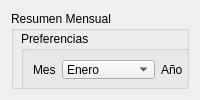
      <widget class="QWidget" name="pageInform">
       <layout class="QVBoxLayout" name="verticalLayout_12">
        <item>
         <widget class="QGroupBox" name="groupBox">
          <property name="title">
           <string>Resumen Mensual</string>
          </property>
          <widget class="QGroupBox" name="groupBox_2">
           <property name="geometry">
            <rect>
             <x>10</x>
             <y>20</y>
             <width>351</width>
             <height>60</height>
            </rect>
           </property>
           <property name="maximumSize">
            <size>
             <width>16777215</width>
             <height>16777215</height>
            </size>
           </property>
           <property name="title">
            <string>Preferencias</string>
           </property>
           <layout class="QHBoxLayout" name="horizontalLayout_4">
            <item>
             <widget class="QLabel" name="label_15">
              <property name="text">
               <string>Mes</string>
              </property>
             </widget>
            </item>
            <item>
             <widget class="QComboBox" name="cbMesInforme">
              <item>
               <property name="text">
                <string>Enero</string>
               </property>
              </item>
              <item>
               <property name="text">
                <string>Febrero</string>
               </property>
              </item>
              <item>
               <property name="text">
                <string>Marzo</string>
               </property>
              </item>
              <item>
               <property name="text">
                <string>Abril</string>
               </property>
              </item>
              <item>
               <property name="text">
                <string>Mayo</string>
               </property>
              </item>
              <item>
               <property name="text">
                <string>Junio</string>
               </property>
              </item>
              <item>
               <property name="text">
                <string>Julio</string>
               </property>
              </item>
              <item>
               <property name="text">
                <string>Agosto</string>
               </property>
              </item>
              <item>
               <property name="text">
                <string>Septiembre</string>
               </property>
              </item>
              <item>
               <property name="text">
                <string>Octubre</string>
               </property>
              </item>
              <item>
               <property name="text">
                <string>Noviembre</string>
               </property>
              </item>
              <item>
               <property name="text">
                <string>Diciembre</string>
               </property>
              </item>
             </widget>
            </item>
            <item>
             <widget class="QLabel" name="label_16">
              <property name="text">
               <string>Año</string>
              </property>
             </widget>
            </item>
            <item>
             <widget class="QComboBox" name="cbAnoInforme"/>
            </item>
            <item>
             <widget class="QPushButton" name="btnResMen">
              <property name="sizePolicy">
               <sizepolicy hsizetype="Minimum" vsizetype="Fixed">
                <horstretch>0</horstretch>
                <verstretch>0</verstretch>
               </sizepolicy>
              </property>
              <property name="minimumSize">
               <size>
                <width>96</width>
                <height>0</height>
               </size>
              </property>
              <property name="maximumSize">
               <size>
                <width>96</width>
                <height>16777215</height>
               </size>
              </property>
              <property name="text">
               <string>Extraer Informe</string>
              </property>
             </widget>
            </item>
           </layout>
          </widget>
          <widget class="QGroupBox" name="groupBox_5">
           <property name="geometry">
            <rect>
             <x>10</x>
             <y>90</y>
             <width>591</width>
             <height>141</height>
            </rect>
           </property>
           <property name="title">
            <string>Informes Personalizados</string>
           </property>
           <widget class="QGroupBox" name="groupBox_6">
            <property name="geometry">
             <rect>
              <x>10</x>
              <y>20</y>
              <width>431</width>
              <height>51</height>
             </rect>
            </property>
            <property name="title">
             <string>Periodo Especifico</string>
            </property>
            <widget class="QLabel" name="label_14">
             <property name="geometry">
              <rect>
               <x>20</x>
               <y>20</y>
               <width>71</width>
               <height>16</height>
              </rect>
             </property>
             <property name="minimumSize">
              <size>
               <width>71</width>
               <height>0</height>
              </size>
             </property>
             <property name="maximumSize">
              <size>
               <width>71</width>
               <height>16777215</height>
              </size>
             </property>
             <property name="text">
              <string>Fecha Desde</string>
             </property>
            </widget>
            <widget class="QDateEdit" name="infoFechaDesde">
             <property name="geometry">
              <rect>
               <x>90</x>
               <y>20</y>
               <width>81</width>
               <height>22</height>
              </rect>
             </property>
             <property name="minimumSize">
              <size>
               <width>81</width>
               <height>0</height>
              </size>
             </property>
             <property name="maximumSize">
              <size>
               <width>81</width>
               <height>16777215</height>
              </size>
             </property>
            </widget>
            <widget class="QLabel" name="label_17">
             <property name="geometry">
              <rect>
               <x>180</x>
               <y>20</y>
               <width>71</width>
               <height>16</height>
              </rect>
             </property>
             <property name="minimumSize">
              <size>
               <width>71</width>
               <height>0</height>
              </size>
             </property>
             <property name="maximumSize">
              <size>
               <width>71</width>
               <height>16777215</height>
              </size>
             </property>
             <property name="text">
              <string>Fecha Hasta</string>
             </property>
            </widget>
            <widget class="QDateEdit" name="infoFechaHasta">
             <property name="geometry">
              <rect>
               <x>250</x>
               <y>20</y>
               <width>81</width>
               <height>22</height>
              </rect>
             </property>
             <property name="minimumSize">
              <size>
               <width>81</width>
               <height>0</height>
              </size>
             </property>
             <property name="maximumSize">
              <size>
               <width>81</width>
               <height>16777215</height>
              </size>
             </property>
            </widget>
            <widget class="QPushButton" name="btnGenResEsp">
             <property name="geometry">
              <rect>
               <x>340</x>
               <y>20</y>
               <width>75</width>
               <height>24</height>
              </rect>
             </property>
             <property name="text">
              <string>Generar</string>
             </property>
            </widget>
           </widget>
           <widget class="QPushButton" name="btnInfo90Dias">
            <property name="geometry">
             <rect>
              <x>450</x>
              <y>40</y>
              <width>111</width>
              <height>24</height>
             </rect>
            </property>
            <property name="text">
             <string>Informe de 90 Días</string>
            </property>
           </widget>
           <widget class="QGroupBox" name="groupBox_7">
            <property name="geometry">
             <rect>
              <x>10</x>
              <y>80</y>
              <width>561</width>
              <height>51</height>
             </rect>
            </property>
            <property name="title">
             <string>Por Voluntario</string>
            </property>
            <widget class="QLineEdit" name="fldInfoPersonal">
             <property name="geometry">
              <rect>
               <x>10</x>
               <y>20</y>
               <width>461</width>
               <height>21</height>
              </rect>
             </property>
            </widget>
            <widget class="QPushButton" name="btnGetInfoP">
             <property name="geometry">
              <rect>
               <x>480</x>
               <y>20</y>
               <width>75</width>
               <height>24</height>
              </rect>
             </property>
             <property name="text">
              <string>Generar</string>
             </property>
            </widget>
           </widget>
          </widget>
         </widget>
        </item>
       </layout>
      </widget>
